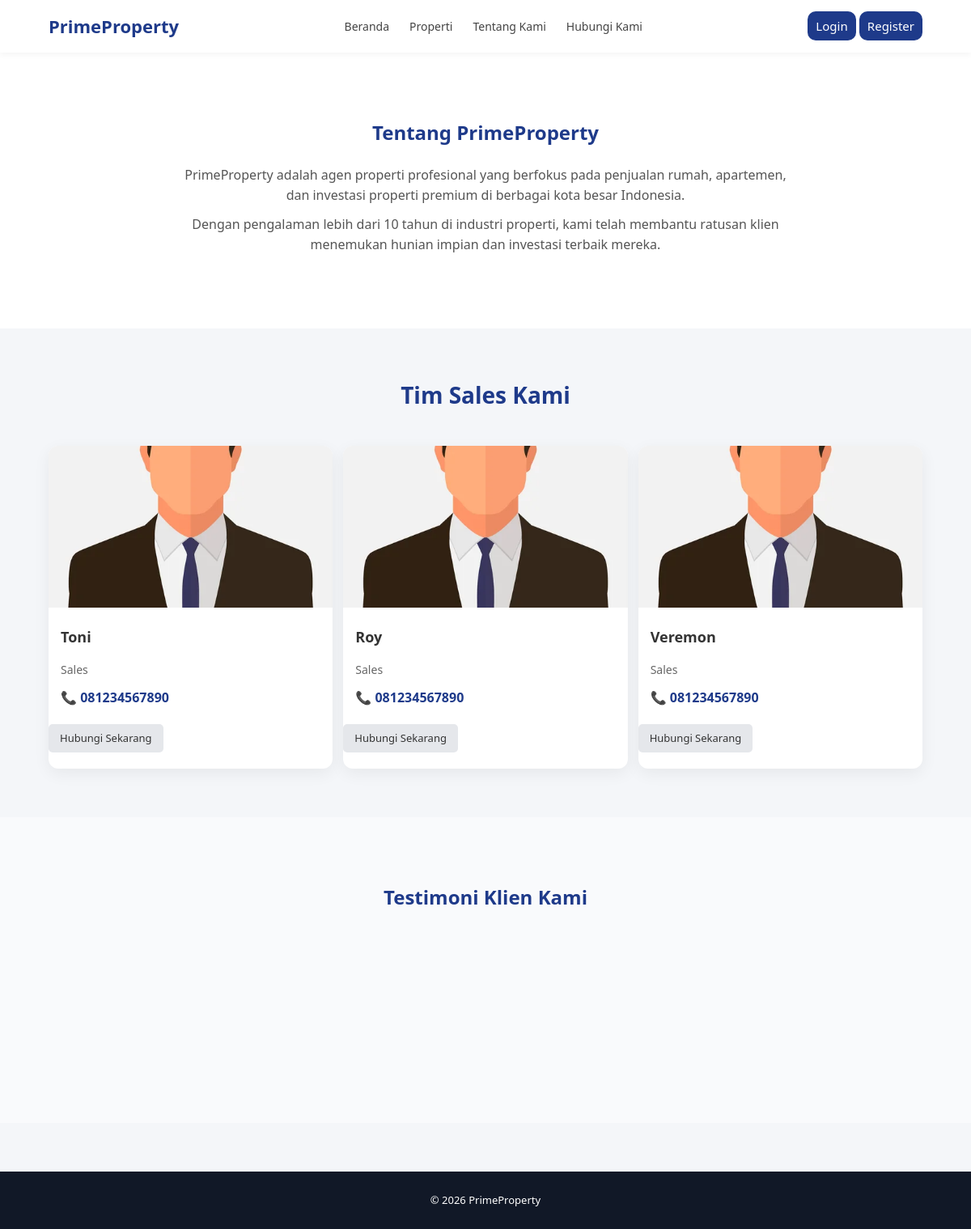
Page /about.php on the committed database.
### tables this page shows
CREATE TABLE `sales_agents` (
  `id` int(11) NOT NULL,
  `name` varchar(100) DEFAULT NULL,
  `position` varchar(100) DEFAULT NULL,
  `phone` varchar(20) DEFAULT NULL,
  `image` varchar(255) DEFAULT NULL
);

### about.php (the view, shortened to what this page needs)
<!doctype html>
<html lang="id">
<head>
  <link rel="stylesheet" href="css/style.css" />
</head>
<body>
  <header>
    <div class="container">
      <h1>PrimeProperty</h1>
      <nav>
        <ul>
          <li><a href="index.php">Beranda</a></li>
          <li>
            <?php if (isset($_SESSION['customer'])): ?>
              <a href="properties.php">Properti</a>
          </li>
        <?php else: ?>
          <a href="login_customer.php">Properti</a></li>
        <?php endif; ?>
        <li><a href="about.php">Tentang Kami</a></li>
        <li><a href="contact.php">Hubungi Kami</a></li>
        </ul>
      </nav>
      <ul>
        <div class="nav-cta">
          <?php if (isset($_SESSION['customer'])): ?>
            <a href="logout_customer.php" class="btn-primary">Logout</a>
          <?php else: ?>
            <a href="login_customer.php" class="btn-primary">Login</a>
            <a href="register_customer.php" class="btn-primary">Register</a>
          <?php endif; ?>
        </div>
      </ul>
    </div>
  </header>
  <section class="about">
    <div class="container">
      <h2>Tentang PrimeProperty</h2>
      <p>
        PrimeProperty adalah agen properti profesional yang berfokus pada
        penjualan rumah, apartemen, dan investasi properti premium di berbagai
        kota besar Indonesia.
      </p>
      <p>
        Dengan pengalaman lebih dari 10 tahun di industri properti, kami telah
        membantu ratusan klien menemukan hunian impian dan investasi terbaik
        mereka.
      </p>
    </div>
  </section>
  <?php
  $query = mysqli_query($conn, "SELECT * FROM sales_agents ORDER BY id DESC");
  ?>
  <section class="featured-properties">
    <div class="container">
      <h2>Tim Sales Kami</h2>
      <div class="property-grid">
        <?php while ($row = mysqli_fetch_assoc($query)) { ?>
          <article class="property-card reveal">
            <img src="images/<?php echo $row['image']; ?>" alt="">
            <h3><?php echo $row['name']; ?></h3>
            <p><?php echo $row['position']; ?></p>
            <span class="price">📞 <?php echo $row['phone']; ?></span>
            <a href="tel:<?php echo $row['phone']; ?>" class="btn-secondary">
              Hubungi Sekarang
            </a>
          </article>
        <?php } ?>
      </div>
    </div>
  </section>
  <section class="testimonials">
    <div class="container">
      <h2>Testimoni Klien Kami</h2>
      <div class="property-grid">
      </div>
    </div>
  </section>
  <footer>
    <div class="container">
      <p>&copy; 2026 PrimeProperty</p>
    </div>
  </footer>
</body>
</html>

### css/style.css (style rules this page uses)
html { overflow-y: scroll; }
* { margin: 0; padding: 0; box-sizing: border-box; font-family: "Segoe UI", Arial, sans-serif; }
body { background: #f4f6f9; color: #333; line-height: 1.6; }
.container { width: 90%; max-width: 1150px; margin: auto; }
header { background: #ffffff; padding: 15px 0; box-shadow: 0 2px 8px rgba(0, 0, 0, 0.05); position: sticky; top: 0; z-index: 100; }
header .container { display: flex; justify-content: space-between; align-items: center; }
header h1 { font-size: 22px; color: #1e3a8a; }
nav ul { list-style: none; display: flex; gap: 25px; }
nav a { text-decoration: none; color: #444; font-size: 14px; font-weight: 500; transition: 0.3s; }
.btn-primary { background: #1e3a8a; color: #fff; padding: 8px 10px; border-radius: 10px; text-decoration: none; border: none; cursor: pointer; font-size: 15px; transition: 0.3s; }
.btn-secondary { display: inline-block; background: #e5e7eb; color: #333; padding: 7px 14px; border-radius: 5px; text-decoration: none; font-size: 13px; margin-top: 10px; transition: 0.3s; }
.featured-properties { padding: 60px 0; }
.featured-properties h2 { text-align: center; font-size: 28px; margin-bottom: 40px; color: #1e3a8a; }
.property-grid { display: grid; grid-template-columns: repeat(auto-fit, minmax(260px, 1fr)); gap: 13px; }
.property-card { background: #ffffff; border-radius: 12px; overflow: hidden; box-shadow: 0 6px 20px rgba(0, 0, 0, 0.06); transition: 0.4s ease; padding-bottom: 20px; }
.property-card img { width: 100%; height: 200px; object-fit: cover; }
.property-card h3 { margin: 15px; font-size: 18px; }
.property-card p { margin: 0 15px; font-size: 14px; color: #666; }
.property-card .price { display: block; margin: 10px 15px; font-weight: 600; color: #1e3a8a; }
.about { padding: 80px 0; text-align: center; background: #ffffff; }
.about h2 { margin-bottom: 20px; color: #1e3a8a; }
.about p { max-width: 750px; margin: 10px auto; color: #555; }
.testimonials { padding: 80px 0; background: #f9fafc; }
.testimonials h2 { text-align: center; margin-bottom: 40px; color: #1e3a8a; }
footer { background: #111827; color: #ffffff; padding: 25px 0; text-align: center; font-size: 13px; margin-top: 60px; }
.reveal { opacity: 0; transform: translateY(40px); transition: 0.6s ease; }
.reveal.active { opacity: 1; transform: translateY(0); }
.property-grid { position: relative; }

### rows in the picture
sales_agents: image (picture), name "Toni", position "Sales", phone "081234567890"
sales_agents: image (picture), name "Roy", position "Sales", phone "081234567890"
sales_agents: image (picture), name "Veremon", position "Sales", phone "081234567890"
